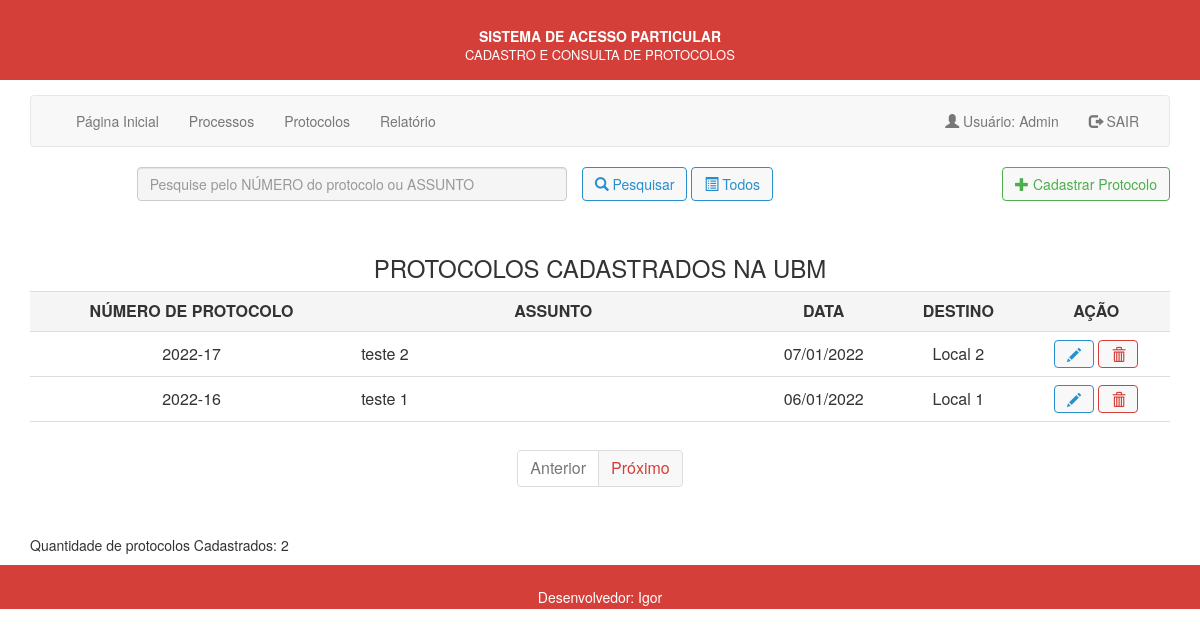
Page /protocolo.php?pg=1 (signed in) on the committed database.
### tables this page shows
CREATE TABLE `tab_protocolo` (
  `id` int(11) NOT NULL,
  `nprotocolo` varchar(30) NOT NULL,
  `assunto` text DEFAULT NULL,
  `data` date DEFAULT NULL,
  `hora` time DEFAULT NULL,
  `destino` varchar(100) DEFAULT NULL,
  `status` varchar(20) DEFAULT NULL
);

### Utils.php (called while the page is built, shortened)
<?php
function getListaPaginada($lista, $quantPorPag)
{
    $sizeList = (is_array($lista) ? sizeof($lista) : 0);
    if ($sizeList > 0) {
        return array_chunk($lista, $quantPorPag);
    } else return ['erro' => true, 'mensagem' => 'A lista n�«ªo pode ser paginada!'];
}

### protocolo.php (the view, shortened to what this page needs)
<?php
require 'Utils.php';
$termo = (isset($_GET['termo'])) ? $_GET['termo'] : '';
$page = $_GET['pg'];
if (empty($termo)):
	$conexao = conexao::getInstance();
	$sql = 'SELECT id, assunto, data, hora, destino FROM tab_protocolo ORDER BY data DESC, hora DESC';
	$stm = $conexao->prepare($sql);
	$stm->execute();
	$protocolos = $stm->fetchAll(PDO::FETCH_OBJ);
endif;
?>
<?php include 'header.php'; ?>
<!DOCTYPE html>
<html>
<head>
	<link rel="stylesheet" type="text/css" href="css/css/bootstrap.min.css">
	<link rel="stylesheet" type="text/css" href="css/bootstrap.min.css">
	<link rel="stylesheet" type="text/css" href="css/estilo.css">
</head>
<body>
	<div class='container'>
		<fieldset>
			<form action="" method="get" id='form-contato' class="form-horizontal col-md-10">
				<label class="col-md-1 control-label" for="termo"></label>
				<div class='col-md-6'>
			    	<input type="text" class="form-control" id="termo" name="termo" placeholder="Pesquise pelo NÚMERO do protocolo ou ASSUNTO">
				</div>
			    <button type="submit" class="btn btn-primary"><span class="glyphicon glyphicon-search"></span> Pesquisar</button>
			    <a href='protocolo.php' class="btn btn-primary"><span class="glyphicon glyphicon-list-alt"></span> Todos</a>
			</form>
			<a href='cadastro_protocolo.php' class="btn btn-success pull-right"><span class="glyphicon glyphicon-plus"> </span>  Cadastrar Protocolo</a>
			<br />
			<?php
			if (!empty($protocolos)) {
            $protocolosPag = getListaPaginada($protocolos, 10);
            $pages = sizeof($protocolosPag);
            ?>
			<h3 style="text-align:center;">PROTOCOLOS CADASTRADOS NA UBM</h3>
				<table class="table table-hover">
					<tr class='active'>
						<th>NÚMERO DE PROTOCOLO</th>
						<th>ASSUNTO</th>
						<th>DATA</th>
						<th>DESTINO</th>
						<th>AÇÃO</th>
					</tr>
					 <?php
						foreach ($protocolosPag[$page - 1] as $protocolo) {
                    ?>
                    <tr>
							<td><?php echo date('Y', strtotime($protocolo->data));?>-<?=$protocolo->id?></td>
							<td class="p-assunto"><?=$protocolo->assunto?></td>
							<td><?php echo date('d/m/Y', strtotime($protocolo->data));?></td>
							<td><?=$protocolo->destino?></td>
							<td>
							<a href='editar_protocolo.php?id=<?=$protocolo->id?>' class="btn btn-primary" title="Editar protocolo"> <span class="glyphicon glyphicon-pencil"></span> </a>
								<a href='javascript:void(0)' class="btn btn-danger link_exclusao" rel="<?=$protocolo->id?>" title="Excluir protocolo"><span class="glyphicon glyphicon-trash" ></span> </a>
							</td>
					</tr>
                    <?php
                }
                ?>
				<td colspan="6">
				<nav aria-label="paginacao">
					  <ul class="pagination">
						<?php
                                $back = ($page > 1 ? '' : "class='disabled' ");
                                ?>
						<li <?= $back ?> class="page-item"><a class="page-link" href="?pg=<?php echo($page > 1 ? $page - 1 : $page); ?>">Anterior</a></li>
						<li class="page-item"><a class="page-link" href="?pg=<?php echo($page < $pages ? $page + 1 : $page); ?>">Próximo</a></li>
					  </ul>
				</nav>
				</td>
				</table>
		<?php } else { ?>
				<h3 class="text-center text-primary">Não existem protocolos cadastrados!</h3>
		<?php } ?>
		<th class="col-md-4">Quantidade de protocolos Cadastrados:
				<?php
				$conexao = conexao::getInstance();
				$sql = ('SELECT COUNT(*) FROM tab_protocolo');
				$stm = $conexao->prepare($sql);
				$stm->execute();
                $contador = (int) $stm->fetchColumn(0);
                if ($contador > 0) {
                    echo " $contador <br />";
                }
                ?>
		</th>
		</fieldset>
	</div>
<?php include 'footer.php'; ?>
</body>
</html>

### css/estilo.css (style rules this page uses)
.table .table-bordered, tr, th { text-align:center; vertical-align: middle; }
.p-assunto { width: 400px; text-align:left; }

### rows in the picture
tab_protocolo: data "2022", id "17", assunto "teste 2", data "07/01/2022", destino "Local 2"
tab_protocolo: data "2022", id "16", assunto "teste 1", data "06/01/2022", destino "Local 1"

### other values in the picture
$_SESSION['user_name'] "Admin"
$contador "2"
